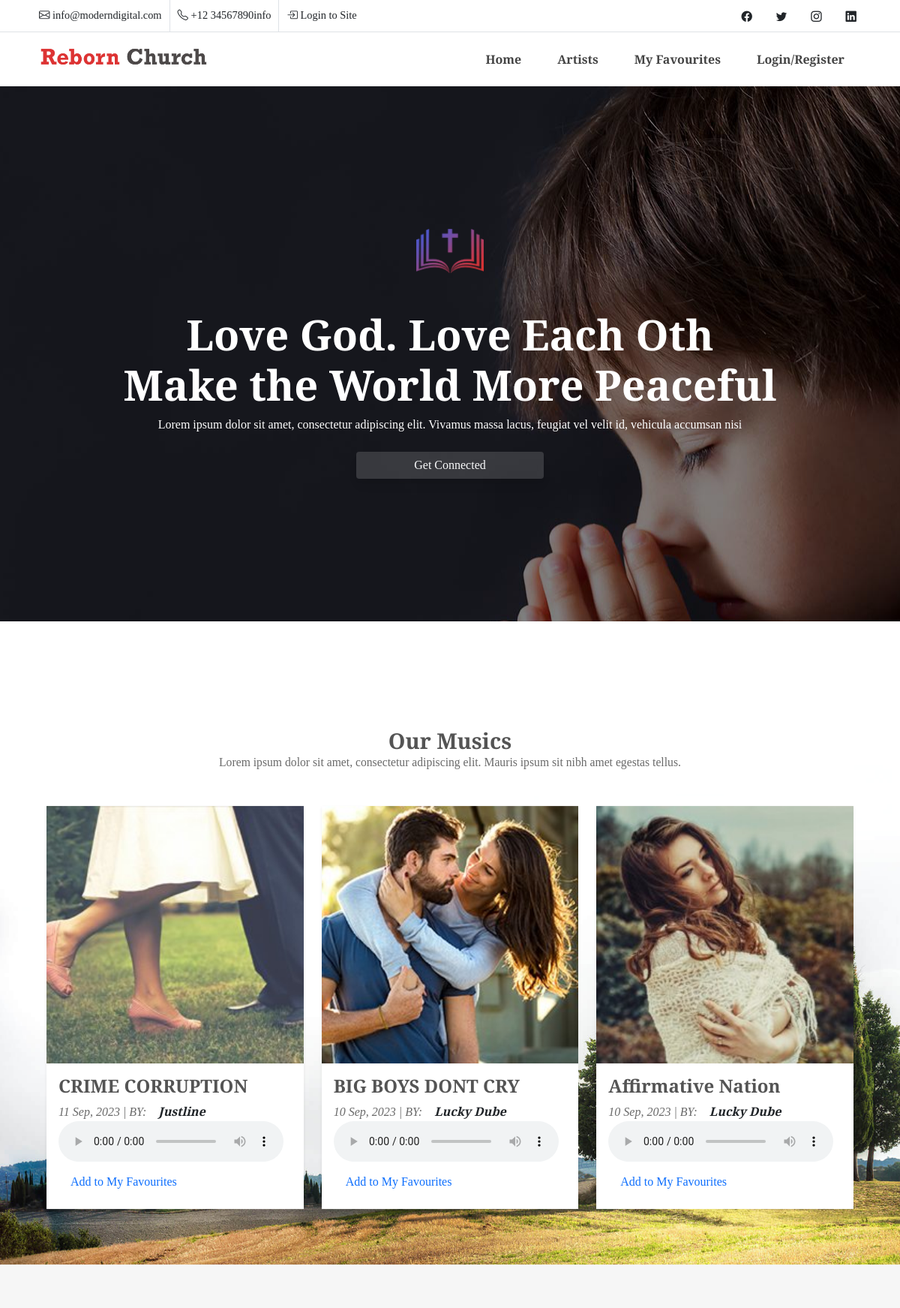
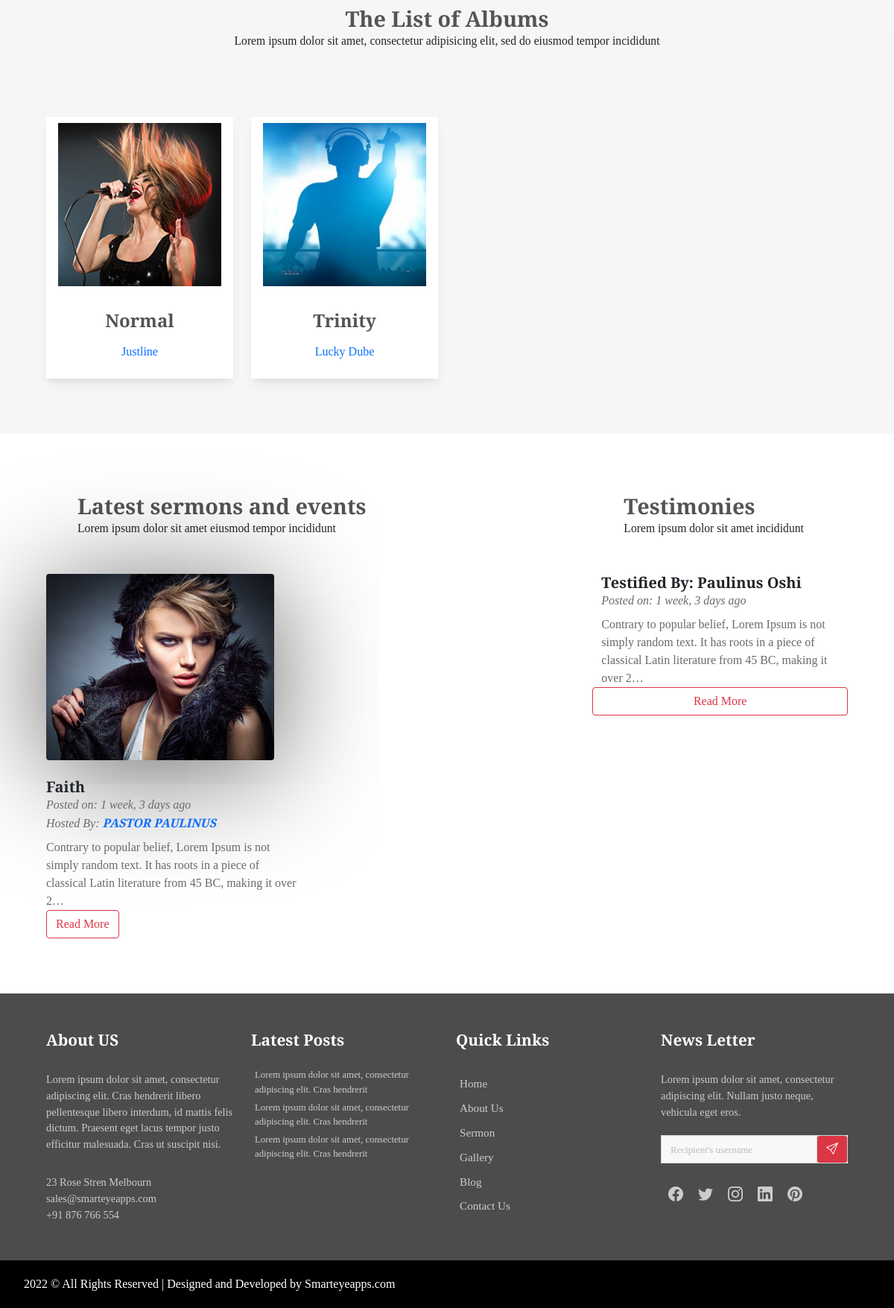
The page / on the database its author committed (2 pictures, top to bottom).
### base/models.py (models this page shows, shortened)
class Song(models.Model):
    album = models.ForeignKey(Album, on_delete=models.SET_NULL, null=True)
    title= models.CharField(max_length=200)
    image= models.ImageField(upload_to='images')
    audio_file = models.FileField(blank=True,null=True, upload_to='songs/')
    audio_link = models.CharField(max_length=200,blank=True,null=True)
    created = models.DateTimeField(auto_now_add=True)
    updated = models.DateField(auto_now=True)
    class Meta:
        ordering = ['-updated', '-created']

class Album(models.Model):
    artist = models.ForeignKey(Artist, on_delete=models.SET_NULL, null=True)
    title = models.CharField(max_length=300)
    image= models.ImageField(upload_to='images', null=True)
    created = models.DateTimeField(auto_now_add=True)
    updated = models.DateField(auto_now=True)
    class Meta:
        ordering = ['-updated', '-updated']

class Artist(models.Model):
    name = models.CharField(max_length=200)
    image = models.ImageField(upload_to='images/')
    country = models.CharField(max_length=200)
    description = models.TextField(blank=True, null=True)
    def __str__(self):
        return self.name

class Sermon(models.Model):
    host = models.CharField(max_length=200)
    post = models.CharField(max_length=200, null=True, choices=POST_CHOICES)
    title= models.CharField(max_length=200)
    image= models.ImageField(upload_to='images')
    audio_file = models.FileField(blank=True,null=True, upload_to='songs/')
    audio_link = models.CharField(max_length=200,blank=True,null=True)
    description = models.TextField(null=True, blank=True)
    created = models.DateTimeField(auto_now_add=True)
    updated = models.DateTimeField(auto_now=True)
    class Meta:
        ordering = ['-updated', '-created']

class Testimony(models.Model):
    name = models.CharField(max_length=200)
    image= models.ImageField(upload_to='images')
    audio_file = models.FileField(blank=True,null=True, upload_to='songs/')
    audio_link = models.CharField(max_length=200,blank=True,null=True)
    description = models.TextField(null=True, blank=True)
    created = models.DateTimeField(auto_now_add=True)
    updated = models.DateTimeField(auto_now=True)
    class Meta:
        ordering = ['-updated', '-created']

### base/views.py (the view)
# urls.py: path('', views.home, name='home'),
def home(request):
    songs = Song.objects.all()
    albums = Album.objects.all()
    sermons = Sermon.objects.all()
    testimonies = Testimony.objects.all()
    context = {
        "songs": songs,
        "albums": albums,
        "sermons": sermons,
        "testimonies": testimonies,
    }
    return render(request, "index.html", context)

### templates/index.html (shortened to what this page needs)
{% extends 'main.html' %}
{% load static %}
{% block content %}
    <div class="slider container-fluid">
        <div class="slider-inner big-padding">
            <div class="container">
                <div class="row text-center">
                    <div class="imgsc text-center mb-5">
                        <img class="sw-100" src="{% static 'assets/images/slider/boog.png' %}" alt="">
                    </div>
                    <h1 class="text-white"><div id="typewriteText"></div> Make the World More Peaceful</h1>
                    <p class="text-white">Lorem ipsum dolor sit amet, consectetur adipiscing elit. Vivamus massa lacus, feugiat vel velit id, vehicula accumsan nisi </p>
                    <button class="btn shadow-md btn-outline-light mt-4">Get Connected</button>
                </div>
            </div>
        </div>
    </div>
    <div class="blog-outline">
        <div class="container-fluid big-padding about-cover">
            <div class="container">
                <div class="section-title bg-white row mb-3">
                    <h2 class="fw-bolder">Our Musics</h2>
                    <p>Lorem ipsum dolor sit amet, consectetur adipiscing elit. Mauris ipsum sit nibh amet egestas tellus.</p>
                </div>
                <div class="row">
                    {% for song in songs %}
                        <div class="col-lg-4 col-sm-6 mb-4">
                            <div class="blog-cover bg-white shadow-sm">
                                <img class="w-100" src="{{song.image.url}}" alt="">
                                <div class="p-3">
                                    <h4 class="fw-bold">{{song.title}}</h4>
                                    <p class="fst-italic">{{song.created|date:"d M, Y"}} | BY:<a href="{% url 'artist' song.album.artist.id %}" class="nav-link d-inline"><span class="text-dark fw-bold">{{song.album.artist}}</span></a> </p>
                                    <audio controls style="max-width: 100%;" src="{% if song.audio_file %} {{song.audio_file.url}} {% endif %} {% if song.audio_link %} {{song.audio_link.url}} {% endif %}"></audio>
                                    <a href="{% url 'favourite' song.id %}" class="nav-link">Add to My Favourites</a>
                                </div>
                            </div>
                        </div>
                    {% endfor %}
                </div>
            </div>
        </div>
    </div>
    <section class="team bg-gray big-padding mt-5">
        <div class="container">
            <div class="row">
                <div class="col-12">
                    <div class="section-title">
                        <h2>The List of Albums</h2>
                        <p class="text-dark">Lorem ipsum dolor sit amet, consectetur adipisicing elit, sed do eiusmod
                        tempor incididunt</p>
                    </div>
                </div>
            </div>
            <div class="row mt-4">
                {% for album in albums %}
                        <div class="col-lg-3 mb-4 col-md-4 col-sm-6 col-6">
                            <a href="{% url 'album' album.id %}" class="nav-link">
                                <div class="team-main-box bg-white shadow-md text-center">
                                    <img src="{{album.image.url}}">
                                    <div class="team-content-box">
                                        <h3 class="fw-bolder mt-3 fs-4 mb-0">{{album.title}}</h3>
                                        <a href="{% url 'artist' album.artist.id %}" class="nav-link">
                                            <p class="pb-3">{{album.artist}}</p>
                                        </a>
                                    </div>
                                </div>
                            </a>
                        </div>
                {% endfor %}
            </div>
        </div>
    </section>
        <div class="container-fluid big-padding">
            <div class="container-xl">
                <div class="row">
                    <div class="col-lg-8">
                        <div class="section-title text-start row">
                            <h2 class="text-start">Latest sermons and events</h2>
                            <p class="text-dark text-start">Lorem ipsum dolor sit amet eiusmod tempor incididunt</p>
                        </div>
                        <div class="row">
                            {% for sermon in sermons %}
                                <div class="col-md-6 mb-4">
                                    <div class="sermon-cover">
                                        <img class="rounded" src="{{sermon.image.url}}" alt="">
                                        <h4 class="mb-0 mt-4 text-dark fw-bold fs-5">{{sermon.title}}</h4>
                                        <p class="fst-italic">Posted on: {{sermon.updated|timesince}} ago <br> Hosted By: <span class="text-uppercase fw-bolder text-primary">{{sermon.post}} {{sermon.host}}</span></p>
                                        <p class="mt-2">{{sermon.description|truncatechars:150}}</p> <a href="{% url 'sermon' sermon.id %}" class="btn btn-outline-danger">Read More</a>
                                    </div>
                                </div>
                            {% endfor %}
                        </div>
                    </div>
                    <div class="col-lg-4">
                        <div class="section-title text-start row">
                            <h2 class="text-start">Testimonies </h2>
                            <p class="text-dark text-start">Lorem ipsum dolor sit amet incididunt</p>
                        </div>
                        {% for testimony in testimonies %}
                            <div class="row m-0 mb-4">
                                <h4 class="mb-0 text-dark fw-bold fs-5">Testified By: {{testimony.name}}</h4>
                                <p class="fst-italic mb-2">Posted on: {{testimony.created|timesince}} ago</p>
                                <p>{{testimony.description|truncatechars:150}}</p> <a href="#" class="btn btn-outline-danger">Read More</a>
                            </div>
                        {% endfor %}
                    </div>
                </div>
            </div>
        </div>
{% endblock %}

### templates/main.html (shortened to what this page needs)
{% load static %}
<!doctype html>
<html lang="en">
<head>
    <link rel="stylesheet" href="{% static 'assets/css/bootstrap.min.css' %}">
    <link rel="stylesheet" href="https://cdn.jsdelivr.net/npm/bootstrap-icons@1.9.1/font/bootstrap-icons.css">
    <link rel="stylesheet" href="{% static 'assets/plugins/testimonial/css/owl.carousel.min.css' %}">
    <link rel="stylesheet" href="{% static 'assets/plugins/testimonial/css/owl.theme.min.css' %}">
    <link rel="stylesheet" type="text/css" href="{% static 'assets/css/style.css' %}" />
</head>
<body class="bg-white">
    <header class="shadow-md">
        <div class="hed-top d-none d-sm-block border-bottom">
            <div class="container-lg">
                <div class="row">
                    <div class="col-lg-6 d-none d-lg-block">
                        <ul class="text-dark leftlist ld fs-8">
                            <li class="float-start">
                                <i class="bi bi-envelope"></i> info@moderndigital.com
                            </li>
                            <li class="float-start border-start">
                                <i class="bi bi-telephone"></i> +12 34567890info
                            </li>
                            <li class="float-start border-start">
                                <i class="bi bi-box-arrow-in-right"></i> Login to Site
                            </li>
                        </ul>
                    </div>
                    <div class="col-lg-6">
                        <ul class="text-dark pt-1 float-end">
                            <li class="float-start fs-8 p-3 py-2"><i class="bi bi-facebook"></i></li>
                            <li class="float-start fs-8 p-3 py-2"><i class="bi bi-twitter"></i></li>
                            <li class="float-start fs-8 p-3 py-2"><i class="bi bi-instagram"></i></li>
                            <li class="float-start fs-8 p-3 py-2"><i class="bi bi-linkedin"></i></li>
                        </ul>
                    </div>
                </div>
            </div>
        </div>
        <div id="menu-jk" class="nav-part bg-white">
            <div class="container-lg">
                <div class="row bg-white navcol p-2">
                    <div class="col-lg-4">
                        <img class="max-230" src="{% static 'assets/images/logo.png' %}" alt="">
                    </div>
                    <div id="menu" class="col-lg-8 d-none d-lg-block">
                        <ul class="fw-bold float-end nacul fs-7">
                            <li class="float-start p-3 px-4"><a href="/">Home</a></li>
                            <li class="float-start p-3 px-4"><a href="{% url 'all-artist' %}">Artists</a></li>
							<li class="float-start p-3 px-4"><a href="{% url 'fav' %}">My Favourites </a></li>
							{% if request.user.is_authenticated %}
							<li class="float-start p-3 px-4"><a href="{% url 'login' %}">{{request.user}}}</a></li>
							<li class="float-start p-3 px-4"><a href="{% url 'logout' %}">Logout</a></li>
							{% else %}
							<li class="float-start p-3 px-4"><a href="{% url 'login' %}">Login/Register</a></li>
							{% endif %}
                        </ul>
                    </div>
                </div>
            </div>
        </div>
    </header>
{% block content %}
{% endblock %}
<footer>
    <div class="inner">
        <div class="container">
            <div class="row">
                <div class="col-md-3 foot-about">
                    <h4>About US</h4>
                    <p>Lorem ipsum dolor sit amet, consectetur adipiscing elit. Cras hendrerit libero pellentesque
                        libero interdum, id mattis felis dictum. Praesent eget lacus tempor justo efficitur malesuada.
                        Cras ut suscipit nisi.</p>
                    <ul>
                        <li>23 Rose Stren Melbourn</li>
                        <li>sales@smarteyeapps.com</li>
                        <li>+91 876 766 554</li>
                    </ul>
                </div>
                <div class="col-md-3 foot-post">
                    <h4>Latest Posts</h4>
                    <div class="post-row">
                        <div class="detail">
                            <p>Lorem ipsum dolor sit amet, consectetur adipiscing elit. Cras hendrerit </p>
                        </div>
                    </div>
                    <div class="post-row">
                        <div class="detail">
                            <p>Lorem ipsum dolor sit amet, consectetur adipiscing elit. Cras hendrerit </p>
                        </div>
                    </div>
                    <div class="post-row">
                        <div class="detail">
                            <p>Lorem ipsum dolor sit amet, consectetur adipiscing elit. Cras hendrerit </p>
                        </div>
                    </div>
                </div>
                <div class="col-md-3 foot-services">
                    <h4>Quick Links</h4>
                    <ul>
                        <li><a href="index.html">Home</a></li>
                        <li><a href="about.html">About Us</a></li>
                        <li><a href="sermon.html">Sermon</a></li>
                        <li><a href="gallery.html">Gallery</a></li>
                        <li><a href="blog.html">Blog</a></li>
                        <li><a href="contact.html">Contact Us</a></li>
                    </ul>
                </div>
                <div class="col-md-3 foot-news">
                    <h4>News Letter</h4>
                    <p>Lorem ipsum dolor sit amet, consectetur adipiscing elit. Nullam justo neque, vehicula eget eros.
                    </p>
                    <div class="input-group mb-3">
                        <input type="text" class="form-control mb-0" placeholder="Recipient's username"
                            aria-label="Recipient's username" aria-describedby="basic-addon2">
                        <div class="input-group-append">
                            <span class="input-group-text bg-danger" id="basic-addon2"><i
                                    class="bi text-white bi-send"></i></span>
                        </div>
                    </div>
                    <ul>
                        <li><i class="bi bi-facebook"></i></li>
                        <li><i class="bi bi-twitter"></i></li>
                        <li><i class="bi bi-instagram"></i></li>
                        <li><i class="bi bi-linkedin"></i></li>
                        <li><i class="bi bi-pinterest"></i></li>
                    </ul>
                </div>
            </div>
        </div>
    </div>
</footer>
<div class="copy">
    <div class="container">
        <a href="https://www.smarteyeapps.com/">2022 &copy; All Rights Reserved | Designed and Developed by
            Smarteyeapps.com</a>
        <span>
            <a href=""></a>
            <a href=""></a>
            <a href="https://in.pinterest.com/prabnr/pins/"></a>
            <a href="https://twitter.com/prabinraja89"></a>
            <a href="https://www.facebook.com/freewebtemplatesbysmarteye"></a>
        </span>
    </div>
</div>
</body>
</html>

### rows shown on the page
Song: image (picture), title "CRIME CORRUPTION", created "11 Sep, 2023", album.artist "Justline"
Song: image (picture), title "BIG BOYS DONT CRY", created "10 Sep, 2023", album.artist "Lucky Dube"
Song: image (picture), title "Affirmative Nation", created "10 Sep, 2023", album.artist "Lucky Dube"
Album: image (picture), title "Normal", artist "Justline"
Album: image (picture), title "Trinity", artist "Lucky Dube"
Sermon: image (picture), title "Faith", updated "1 week, 3 days", post "PASTOR", host "PAULINUS", description "Contrary to popular belief, Lorem Ipsum is not simply random text. It has roots in a piece of classical Latin literature from 45 BC, making it over 2…"
Testimony: name "Paulinus Oshi", created "1 week, 3 days", description "Contrary to popular belief, Lorem Ipsum is not simply random text. It has roots in a piece of classical Latin literature from 45 BC, making it over 2…"
